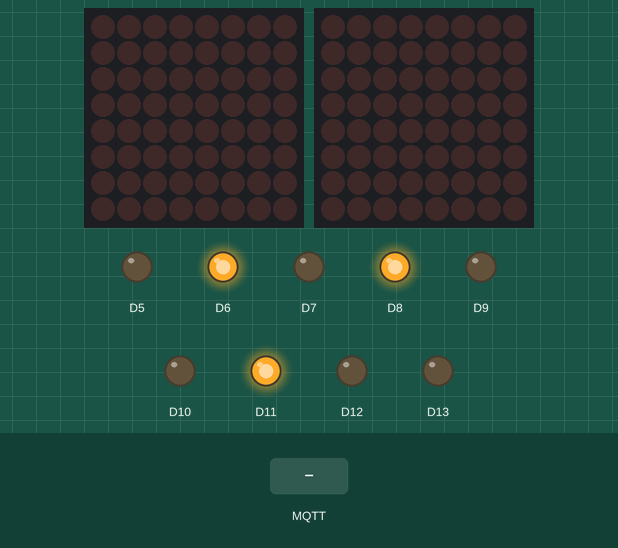
Recording of a sketch running on a simulated Arduino MKR. On the bench: 2 × 8×8 LED matrix, output pins drawn as LEDs (lit = HIGH). The test bench sets the inputs (shaded band). WiFi joins after 1.5 s; servers stay silent unless stated; no MQTT or app messages arrive unless stated; what the sketch prints to the serial monitor is not drawn.

Above: at 2.7 s.
2.8 s: MQTT message "1" arrives on the first subscribed topic
At 4.6 s:
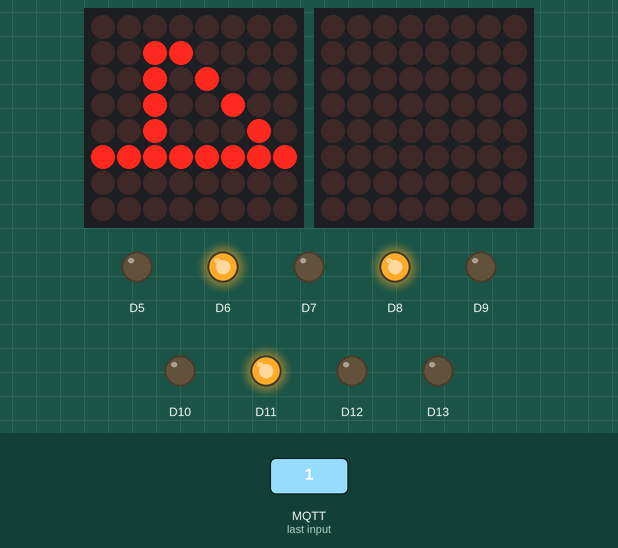
At 5.6 s:
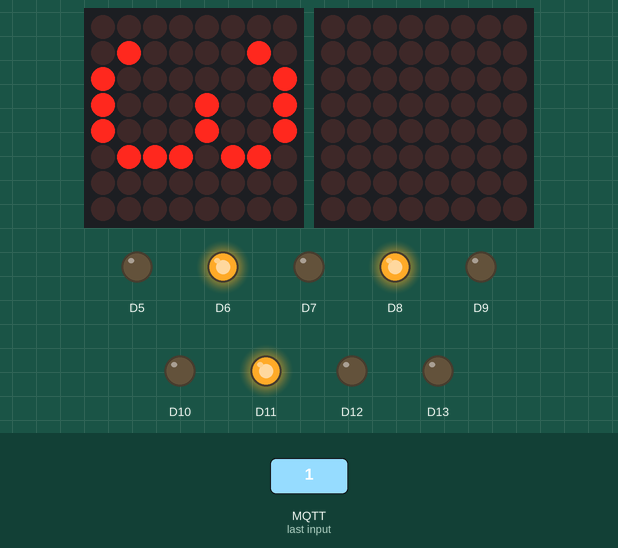
Timing chart, 0 to 28.3 s (numbered marks = the images above; inputs shaded):
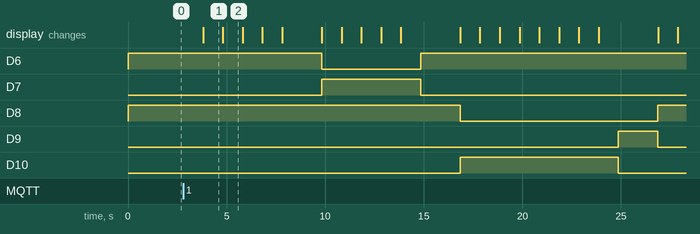

The sketch:

Final2.ino
```cpp
// 引入 MQTT 與 WiFi 函式庫
#include <ArduinoMqttClient.h>
#include <WiFiNINA.h>

// WiFi 名稱與密碼
#define SECRET_SSID "Wifi"//Wifi名稱
#define SECRET_PASS "WifiPassword"//Wifi密碼

// LED矩陣控制函式庫
#include <LedControl.h>
#include <PubSubClient.h>

// WiFi 設定
char ssid[] = SECRET_SSID;
char pass[] = SECRET_PASS;

// 建立 WiFi 與 MQTT 物件
WiFiClient wifiClient;
MqttClient mqttClient(wifiClient);

// MQTT Broker 設定
const char broker[] = "test.mosquitto.org";
int        port     = 1883;

// 訂閱的 Topic
const char topic1[]  = "lhucin/D110IOT/Project/CarGTPeople";
const char topic2[]  = "lhucin/D110IOT/Project/CarLTPeople";
const char topic3[]  = "lhucin/D110IOT/Project/Other";

//LED矩陣宣告
// 第一個 LED 矩陣 (倒數秒數)
LedControl display = LedControl(A2,A1,A0,1);//倒數
// 第二個 LED 矩陣 (左轉箭頭)
LedControl display2 = LedControl(A5,A4,A3,1);//箭頭

int count = 0;

//倒數數字圖形
//0~9 的 LED 圖案 (8x8)
const uint64_t R_IMAGES[] = {
  0x0000000000000000,//0
  0x00000001ff410000,//1
  0x0000718985834100,//2
  0x00006e9191814200,//3
  0x0000ff4424140c00,//4
  0x00008e919191f200,//5
  0x00004e9191917e00,//6
  0x0000e09088878000,//7
  0x00006e9191916e00,//8
  0x00007e8989897200 //9
};
// 計算圖片數量
const int R_IMAGES_LEN = sizeof(R_IMAGES)/8;

//左轉箭頭
const uint64_t R_IMAGES2[] = {
  0x38383838fe7c3810,//左轉箭頭
  0x0000000000000000//關
};
const int R_IMAGES2_LEN = sizeof(R_IMAGES2)/8;

//顯示倒數數字
void displayImage(uint64_t image) {
  for (int i = 0; i < 8; i++) {// 逐行控制 LED
    byte row = (image >> i * 8) & 0xFF;// 取得該列資料
    for (int j = 0; j < 8; j++) {
      display.setLed(0, i, j, bitRead(row, j));// 設定 LED 開 / 關
    }
  }
}

//顯示箭頭
void displayImage2(uint64_t image) {
  for (int i = 0; i < 8; i++) {
    byte row = (image >> i * 8) & 0xFF;
    for (int j = 0; j < 8; j++) {
      display2.setLed(0, i, j, bitRead(row, j));
    }
  }
}

//紅綠燈主流程
void LED(int Timer1,int Timer2,int Timer3) {
  //顯示設定時間
  Serial.println("Time1: "+String(Timer1)+ " 秒");
  Serial.println("Time2: "+String(Timer2)+ " 秒");
  Serial.println("Time3: "+String(Timer3)+ " 秒");

  //行人紅燈 → 綠燈
  for(count = Timer1;count >= 0;count--) {
    // 顯示倒數
    displayImage(R_IMAGES[count]);
    delay(1000);
  }

  //行人綠燈
  delay(1000);
  digitalWrite(6, LOW);
  digitalWrite(7, HIGH);

  //行人綠燈倒數
  for(count = Timer1;count >= 0;count--) {
    displayImage(R_IMAGES[count]);
    delay(1000);
  }

  //行人紅燈
  digitalWrite(7, LOW);
  digitalWrite(6, HIGH);

  delay(2000);//倒數2秒

  //車道1綠燈
  digitalWrite(8, LOW);
  digitalWrite(10, HIGH);

  //車道1 綠燈倒數
  for(count = Timer2;count >= 0;count--) {
    displayImage(R_IMAGES[count]);
    delay(1000);
  }

  //車道1黃燈
  digitalWrite(10, LOW);
  digitalWrite(9, HIGH);

  delay(2000);//倒數2秒

  //車道1紅燈
  digitalWrite(9, LOW);
  digitalWrite(8, HIGH);

 //車道1 左轉
  for(count = Timer2;count >= 0;count--) {
    displayImage(R_IMAGES[count]);
    //關閉左轉箭頭
    // 如果剩餘時間 > 3 秒
    if(count > 3){
      // 顯示左轉箭頭
      displayImage2(R_IMAGES2[0]);
    }else if(count < 3){
      // 關閉箭頭
      displayImage2(R_IMAGES2[1]);
    }
    delay(1000);
  }
  delay(1000);

   //車道2 綠燈
  digitalWrite(11, LOW);
  digitalWrite(13, HIGH);
  for(count = Timer3;count >= 0;count--) {
    displayImage(R_IMAGES[count]);
    delay(1000);
  }
  delay(1000);

  //車道2黃燈
  digitalWrite(12, HIGH);
  digitalWrite(13, LOW);

  delay(2000);//倒數2秒

  //車道2紅燈
  digitalWrite(11, HIGH);
  digitalWrite(12, LOW);


  //車道2 左轉
  for(count = Timer3;count >= 0;count--) {
    displayImage(R_IMAGES[count]);
    //關閉左轉箭頭
    if(count > 3){
      displayImage2(R_IMAGES2[0]);
    }else if(count < 3){
      displayImage2(R_IMAGES2[1]);
    }
    delay(1000);
  }
  delay(1000);

}
//初始化
void setup() {
  Serial.begin(9600);
   // 初始化倒數 LED
  display.clearDisplay(0);    // 清除螢幕
  display.shutdown(0, false);  // 關閉省電模式
  display.setIntensity(0, 10); // 設定亮度為 8 (介於0~15之間)

  // 初始化箭頭 LED
  display2.clearDisplay(0);    // 清除螢幕
  display2.shutdown(0, false);  // 關閉省電模式
  display2.setIntensity(0, 10); // 設定亮度為 8 (介於0~15之間)
  // 設定腳位為輸出
  pinMode(5, OUTPUT);
  pinMode(6, OUTPUT);
  pinMode(7, OUTPUT);
  pinMode(8, OUTPUT);
  pinMode(9, OUTPUT);
  pinMode(10, OUTPUT);
  pinMode(11, OUTPUT);
  pinMode(12, OUTPUT);
  pinMode(13, OUTPUT);

  //全體紅燈
  digitalWrite(6, HIGH);
  digitalWrite(8, HIGH);
  digitalWrite(11, HIGH);

  //WiFi 連線
  //嘗試連接到 WiFi 網路
  Serial.print("Wifi...");
  Serial.println(ssid);
  while (WiFi.begin(ssid, pass) != WL_CONNECTED) {
    // 連線失敗, 重試
    Serial.print("...");
    delay(5000);
  }
  Serial.println("Wifi OK");
  Serial.println();
  //MQTT 連線
  Serial.print("MQTT...");

  if (!mqttClient.connect(broker, port)) {
    Serial.print("MQTT未連接! 錯誤代碼 = ");
    Serial.println(mqttClient.connectError());

    while (1);
  }
  Serial.println("MQTT OK");
  Serial.println();
  // 訂閱主題
  mqttClient.subscribe(topic1);
  mqttClient.subscribe(topic2);
  mqttClient.subscribe(topic3);
  Serial.print("Topic: ");
  Serial.println(topic1);
  Serial.print("Topic: ");
  Serial.println(topic2);
  Serial.print("Topic: ");
  Serial.println(topic3);
  Serial.println();
}
//主迴圈
void loop() {
  mqttClient.poll();
  // 如果 MQTT 斷線
  if (!mqttClient.connected()) {
    reconnect();
  }// 如果有訊息
  if (mqttClient.available()){
    MQTTMessage();
  }
}
//重新連線
boolean reconnect() {
  if (mqttClient.connect(broker, port)) {
    mqttClient.subscribe(topic1);
    mqttClient.subscribe(topic2);
    mqttClient.subscribe(topic3);
  }
  return mqttClient.connected();
}
//接收 MQTT 訊息
void MQTTMessage() {
    String topic = mqttClient.messageTopic();
    String message = mqttClient.readString();
    if (message == "1") {// 如果收到 1 → 啟動紅綠燈流程
      if (topic == "lhucin/D110IOT/Project/CarGTPeople") {
        Serial.print("接收到主題: ");
        Serial.println(topic);
        Serial.print("為: ");
        Serial.println(message);
        LED(4,7,7);
      }
      if (topic == "lhucin/D110IOT/Project/CarLTPeople") {
        Serial.print("接收到主題: ");
        Serial.println(topic);
        Serial.print("為: ");
        Serial.println(message);
        LED(8,5,5);
      }
      if (topic == "lhucin/D110IOT/Project/Other") {
        Serial.print("接收到主題: ");
        Serial.println(topic);
        Serial.print("為: ");
        Serial.println(message);
        LED(6,6,6);
      }
    }else if(message == "0"){
      if(topic == "lhucin/D110IOT/Project/CarGTPeople"){
        Serial.print("接收到主題: ");
        Serial.println(topic);
        Serial.print("為: ");
        Serial.println(message);
      }
      if (topic == "lhucin/D110IOT/Project/CarLTPeople"){
        Serial.print("接收到主題: ");
        Serial.println(topic);
        Serial.print("為: ");
        Serial.println(message);
      }
      if(topic == "lhucin/D110IOT/Project/Other"){
        Serial.print("接收到主題: ");
        Serial.println(topic);
        Serial.print("為: ");
        Serial.println(message);
      }
    }
}
```

Measured:
- after the input at 2.8 s, D6: HIGH → LOW after 7.0 s, → HIGH 5.0 s later; D7: LOW → HIGH after 7.0 s, → LOW 5.0 s later; D8: HIGH → LOW after 14.0 s, → HIGH 10.0 s later; D9: LOW → HIGH after 22.1 s, → LOW 2.0 s later; D10: LOW → HIGH after 14.0 s, → LOW 8.0 s later; the display: changes after 1.0 s (image 1)
- what the display in image 1 shows lasts 1.0 s, from 3.8 s to 4.8 s
